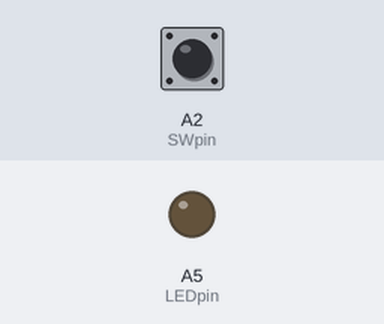
Recording of a sketch running on a simulated Arduino Uno, built with avr-gcc and run on an emulated ATmega328P. Shown: output pins drawn as LEDs (lit = HIGH). The inputs (shaded band) are chosen by the test bench; at power-on: A2 (SWpin) LOW.

Above: at 1.2 s.
1.3 s: A2 (SWpin) pulled HIGH for 0.15 s
At 2.2 s:
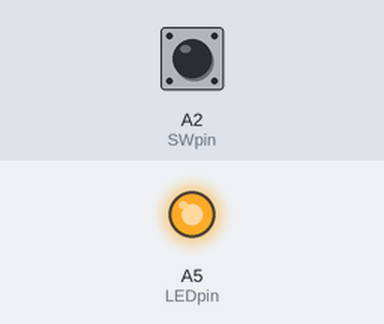
2.9 s: A2 (SWpin) pulled HIGH for 1 s
At 3.4 s:
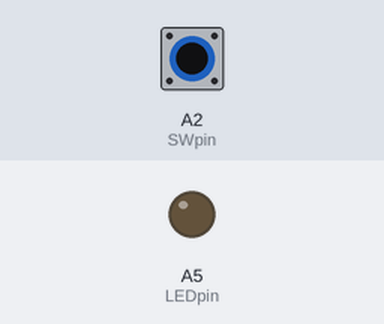
5.4 s: A2 (SWpin) pulled HIGH for 3.2 s
At 6.6 s:
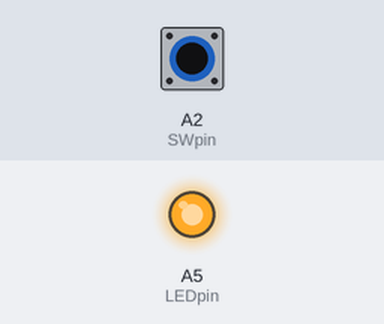
Timing chart, 0 to 8.4 s (numbered marks = the images above; inputs shaded):
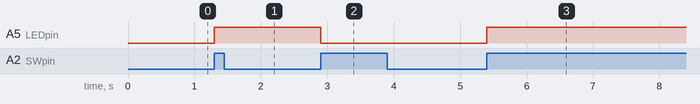

Measured:
- after the input at 1.3 s, A5 (LEDpin): LOW → HIGH at once
- after the input at 2.9 s, A5 (LEDpin): HIGH → LOW at once
- after the input at 5.4 s, A5 (LEDpin): LOW → HIGH at once

The sketch:

test005.ino
```cpp
int LEDpin = A5;
int SWpin = A2;
int SW_new;
int n = 0;

void setup()
{
  pinMode(LEDpin, OUTPUT);
  pinMode(SWpin, INPUT);
}

void loop()
{
  int SW_old = digitalRead(SWpin);

  if (SW_old == HIGH && SW_new == LOW)
  {
    n += 1;
  }

  if (n % 2 == 0)
  {
    digitalWrite(LEDpin, LOW);
  }
  else
  {
    digitalWrite(LEDpin, HIGH);
  }

  SW_new = SW_old;
}
```
